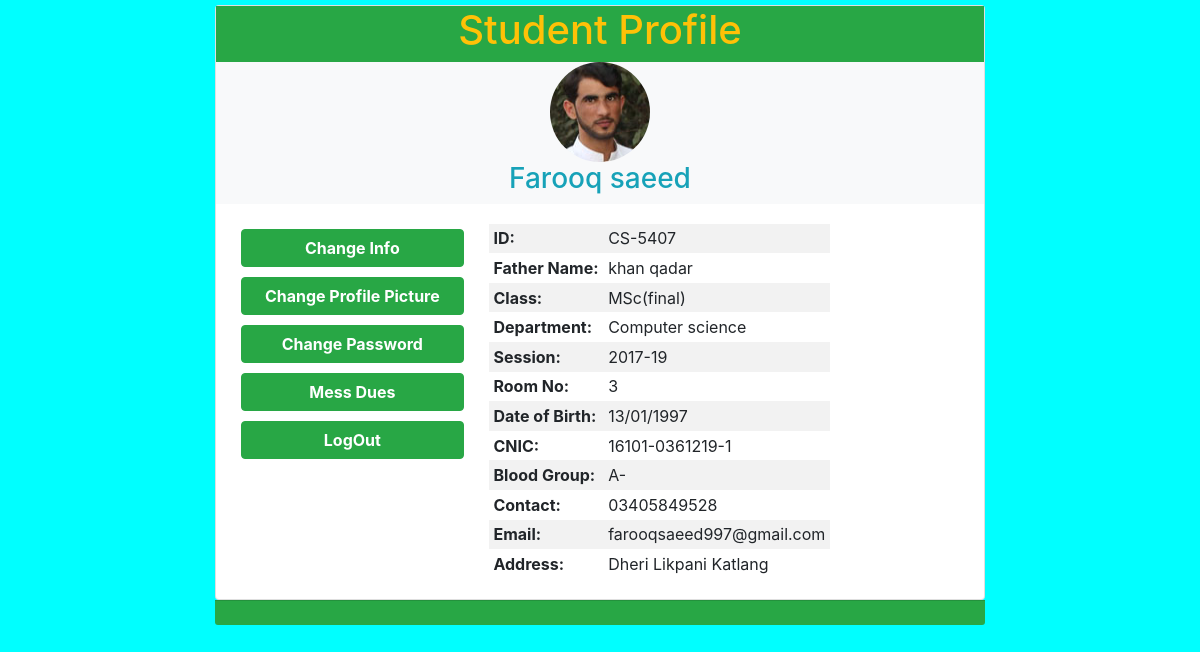
Page /php/profile.php (signed in) on the committed database.
### tables this page shows
CREATE TABLE `student_login` (
  `ID` varchar(10) NOT NULL,
  `password` varchar(20) NOT NULL,
  `security_question` varchar(100) NOT NULL,
  `security_answer` varchar(100) NOT NULL,
  `stu_name` varchar(20) NOT NULL,
  `father_name` varchar(20) NOT NULL,
  `class` varchar(20) NOT NULL,
  `department` varchar(20) NOT NULL,
  `session` varchar(10) NOT NULL,
  `room_no` varchar(20) NOT NULL,
  `dob` varchar(20) NOT NULL,
  `cnic` varchar(20) NOT NULL,
  `b_group` varchar(20) NOT NULL,
  `email` varchar(30) NOT NULL,
  `cell_no` varchar(20) NOT NULL,
  `address` varchar(30) NOT NULL,
  `pic_source` varchar(50) NOT NULL
);

### php/profile.php (the view, shortened to what this page needs)
<?php
include'connection.php';
$id = $_SESSION['stu_id'];
$sql = "SELECT ID,stu_name,father_name,class,department,session,room_no,dob,cnic,
        b_group,email,cell_no,address,pic_source FROM student_login
        WHERE ID='$id'";
$result = mysqli_query($conn, $sql);
if ($result) {
        $row = mysqli_fetch_assoc($result);
        $id =  $row['ID'];
        $name =  $row['stu_name'];
        $F_Name =  $row['father_name'];
        $class =  $row['class'];
        $department =  $row['department'];
        $session =  $row['session'];
        $room_no =  $row['room_no'];
        $dob =  $row['dob'];
        $cnic =  $row['cnic'];
        $b_group =  $row['b_group'];
        $email =  $row['email'];
        $cell_no =  $row['cell_no'];
        $address =  $row['address'];
        $pic =  $row['pic_source'];
}
 ?>
<link rel="stylesheet" href="https://maxcdn.bootstrapcdn.com/bootstrap/4.4.1/css/bootstrap.min.css">
<div class="container-fluid vh-100">
	<div class="row">
		<div class="col-lg-2"></div>
	<div class="col-lg-8 col-sm-12">
	<div class="card">
		<div class="card-title bg-success text-center text-warning"><h1>Student Profile</h1></div>
		<div class="card-subtitle bg-light text-center">
		<img class="mx-auto d-block rounded-circle" src="<?php echo $pic; ?>" width="100px" height="100px">
			<h3 class="text-info"><?php echo $name; ?></h3>
		</div>
		<div class="card-body">
			<div class="row">
			<div class="text-left col-lg-4">
				 <a href="edit_profile.php" class="btn btn-success">Change Info</a><br>
				 <a href="upload_new_image.php" class="btn btn-success">Change Profile Picture</a><br>
				 <a href="new_password.php" class="btn btn-success">Change Password</a><br>
				 <a href="view_mess_dues.php" class="btn btn-success">Mess Dues</a><br>
				 <a href="student_logout.php" class="btn btn-success">LogOut</a>
			</div>
			<div class="col-lg-8">
			<table class="table-sm table-striped">
				<tbody>
					<tr>
						<td id="h1">ID:</td>
						<td><?php echo $id; ?></td>
					</tr>
					<tr>
						<td id="h1">Father Name:</td>
						<td><?php echo $F_Name; ?></td>
					</tr>
					<tr>
						<td id="h1">Class:</td>
						<td><?php echo $class; ?></td>
					</tr>
					<tr>
						<td id="h1">Department:</td>
						<td><?php echo  $department; ?></td>
					</tr>
					<tr>
						<td id="h1">Session:</td>
						<td><?php echo  $session; ?></td>
					</tr>
					<tr>
						<td id="h1">Room No:</td>
						<td><?php echo  $room_no; ?></td>
					</tr>
					<tr>
						<td id="h1">Date of Birth:</td>
						<td><?php echo $dob; ?></td>
					</tr>
					<tr>
						<td id="h1">CNIC:</td>
						<td><?php echo $cnic; ?></td>
					</tr>
					<tr>
						<td id="h1">Blood Group:</td>
						<td><?php echo $b_group; ?></td>
					</tr>
					<tr>
						<td id="h1">Contact:</td>
						<td><?php echo $cell_no; ?></td>
					</tr>
					<tr>
						<td id="h1">Email:</td>
						<td><?php echo $email; ?></td>
					</tr>
					<tr>
						<td id="h1">Address:</td>
						<td><?php echo $address; ?></td>
					</tr>
				</tbody>
				</table>
			 </div>
			</div>
		  </div>
		</div>
		<div class="card-footer bg-success"></div>
	</div>
	<div class="col-lg-2"></div>
  </div>
</div>

### php/profile.php (style rules this page uses)
.container-fluid { padding-top: 5px; background-color: #00FFFF; }
.btn { margin: 5px; width: 100%; font-weight: bold; }
.card-subtitle { margin: 0px; }
.card-title { margin: 0px; }
#h1 { font-weight: bold; }

### rows in the picture
student_login: pic_source (picture), stu_name "Farooq saeed", ID "CS-5407", father_name "khan qadar", class "MSc(final)", department "Computer science", session "2017-19", room_no "3", dob "13/01/1997", cnic "16101-0361219-1", b_group "A-", cell_no "03405849528", email "farooqsaeed997@gmail.com", address "Dheri Likpani Katlang"
